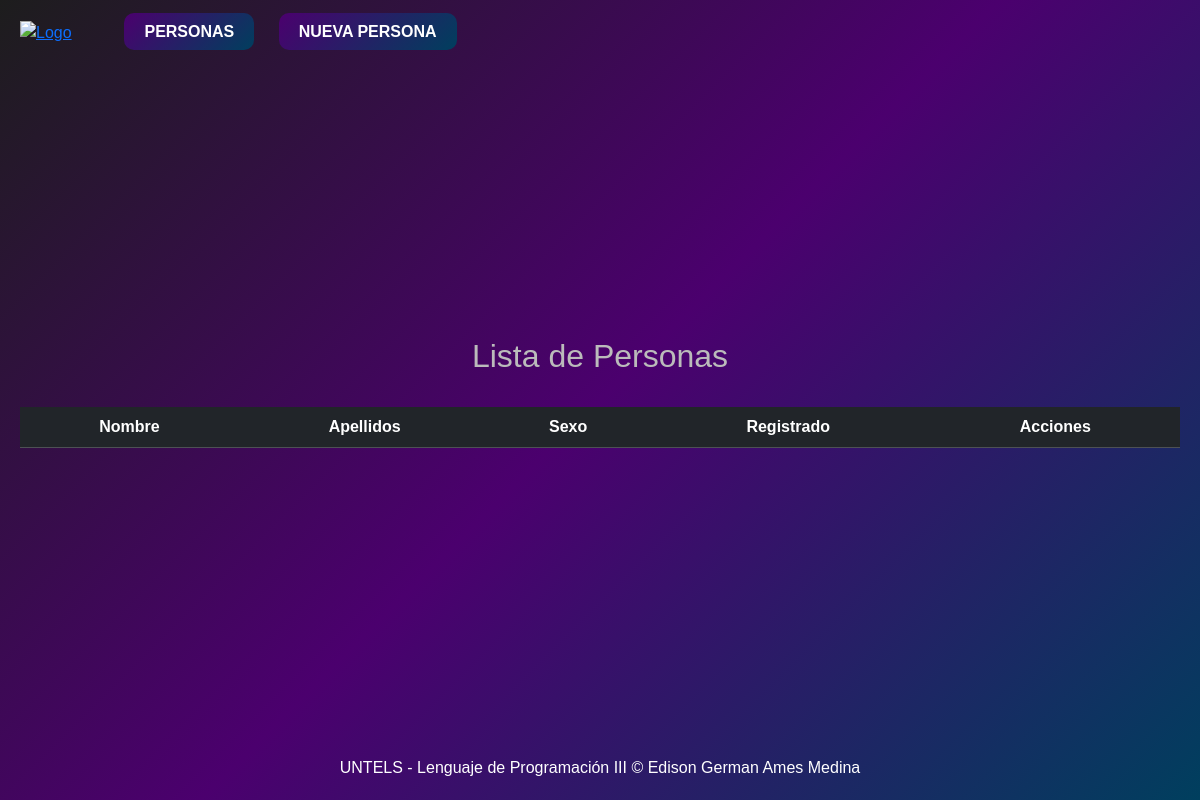
The app's page /, older data.
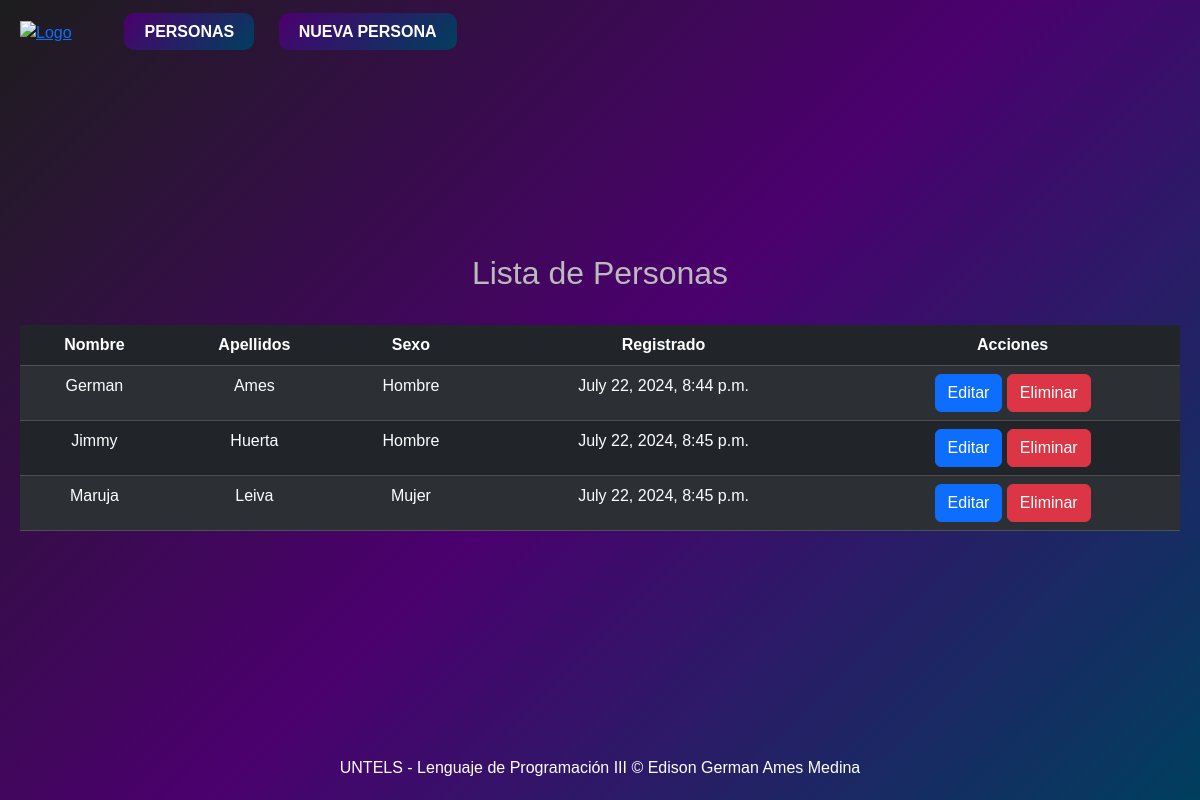
The same page, newer data.
### miapp/models.py (models this page shows)
class AMES_Persona(models.Model):
    select_sexo = (
        ('Hombre', 'Hombre'),
        ('Mujer', 'Mujer')
    )
    nombre = models.CharField(max_length=100)
    apellidos = models.CharField(max_length=100)
    sexo = models.CharField(max_length=8, choices=select_sexo)
    fecha_de_registro = models.DateTimeField(auto_now_add=True)

### miapp/views.py (the view)
# urls.py: path('', views.personas, name = "personas"),
def personas(request):
    personaLis = AMES_Persona.objects.all()
    return render(request, 'index.html', {"persona": personaLis})

### miapp/templates/index.html (shortened to what this page needs)
{% extends 'layout.html' %}
{% block content %}
<h2>Lista de Personas</h2>
<table class="table table-dark table-striped lista">
    <thead>
        <tr>
            <th>Nombre</th>
            <th>Apellidos</th>
            <th>Sexo</th>
            <th>Registrado</th>
            <th>Acciones</th>
        </tr>
    </thead>
    <tbody>
        {% for p in persona %}
        <tr>
            <td>{{ p.nombre }}</td>
            <td>{{ p.apellidos }}</td>
            <td>{{ p.sexo }}</td>
            <td>{{ p.fecha_de_registro }}</td>
            <td>
                <a href="{% url 'editar_persona' p.id %}" class="btn btn-primary">Editar</a>
                <form action="{% url 'eliminar_persona' p.id %}" method="post" style="display:inline;">
                    <button type="submit" class="btn btn-danger">Eliminar</button>
                </form>
            </td>
        </tr>
        {% endfor %}
    </tbody>
</table>
{% endblock %}

### miapp/templates/layout.html (shortened to what this page needs)
<!DOCTYPE html>
<html lang="en">
<head>
    {% load static %}
    <link href="https://cdn.jsdelivr.net/npm/bootstrap@5.3.3/dist/css/bootstrap.min.css" rel="stylesheet">
    <link rel="stylesheet" href="{% static 'css/style.css' %}">
</head>
<body>
    <header class="topbar">
        <div class="topbar-inner">
            <a class="topbar-inner__logo" href="#">
                <img src="https://upload.wikimedia.org/wikipedia/commons/0/08/Untels_01.png" alt="Logo" class="logo">
            </a>
            <a class="topbar-inner__signin" href="/personas">PERSONAS</a>
            <a class="topbar-inner__signin" href="/agregar_persona">NUEVA PERSONA</a>
        </div>
    </header>
    <main>
        {% block content %}
        {% endblock %}
    </main>
    <footer class="footer">
    UNTELS - Lenguaje de Programación III &copy; Edison German Ames Medina
    </footer>
</body>
</html>

### miapp/static/css/style.css (style rules this page uses)
body { background: linear-gradient(135deg, #1d1d1d, #4b006e, #003f5e); background-size: cover; color: #fff; font-family: 'Arial', sans-serif; margin: 0; display: flex; flex-direction: column; min-height: 100vh; }
.topbar { background-color: transparent; color: #fff; padding: 20px; display: flex; justify-content: space-between; align-items: center; }
.topbar-inner__signin { color: #fff; text-decoration: none; margin-left: 20px; font-weight: bold; padding: 10px 20px; background: linear-gradient(135deg, #4b006e, #003f5e); border-radius: 10px; }
main { flex: 1; display: flex; flex-direction: column; align-items: center; justify-content: center; text-align: center; padding: 20px; }
h1, h2 { margin: 0; font-weight: normal; }
h2 { font-size: 2em; color: #bbb; margin-bottom: 1em; }
.footer { background-color: transparent; color: #fff; padding: 20px; text-align: center; }
.topbar-inner__logo { display: inline-block; vertical-align: middle; }
.topbar-inner__logo img.logo { width: 80px; height: auto; display: block; }

Row changes from the older to the newer data that the page shows:
added AMES_Persona: nombre "German", apellidos "Ames", sexo "Hombre", fecha_de_registro "July 22, 2024, 8:44 p.m."
added AMES_Persona: nombre "Jimmy", apellidos "Huerta", sexo "Hombre", fecha_de_registro "July 22, 2024, 8:45 p.m."
added AMES_Persona: nombre "Maruja", apellidos "Leiva", sexo "Mujer", fecha_de_registro "July 22, 2024, 8:45 p.m."
